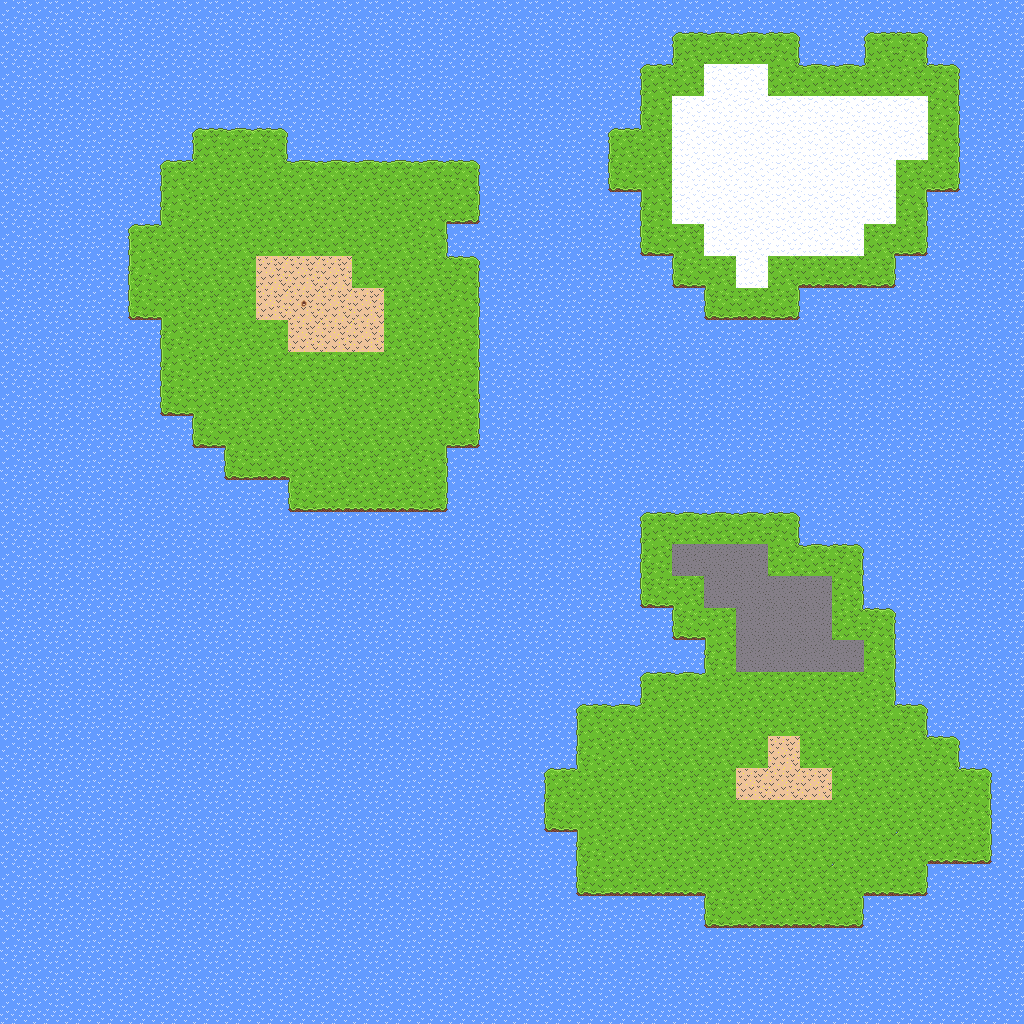

The image is a tile-based game level rendered from a .tmx file. Its description and complete source (layers, tilesets, objects, tile grids) follow:
An orthogonal 32x32 tile map with 32x32 px tiles, 2 tile layers (floor, detail) and 6 objects (3x npc, 2x read, home).

<map version="1.0" orientation="orthogonal" renderorder="right-down" width="32" height="32" tilewidth="32" tileheight="32">
 <tileset firstgid="1" name="tileset" tilewidth="32" tileheight="32">
  <image source="tileset.png" width="320" height="160" />
 </tileset>
 <layer name="floor" width="32" height="32">
  <data encoding="csv">
0,0,0,0,0,0,0,0,0,0,0,0,0,0,0,0,0,0,0,0,0,0,0,0,0,0,0,0,0,0,0,0,
0,0,0,0,0,0,0,0,0,0,0,0,0,0,0,0,0,0,0,0,0,10,10,10,10,0,0,10,10,0,0,0,
0,0,0,0,0,0,0,0,0,0,0,0,0,0,0,0,0,0,0,0,10,10,7,7,10,10,10,10,10,10,0,0,
0,0,0,0,0,0,0,0,0,0,0,0,0,0,0,0,0,0,0,0,10,7,7,7,7,7,7,7,7,10,0,0,
0,0,0,0,0,0,10,10,10,0,0,0,0,0,0,0,0,0,0,10,10,7,7,7,7,7,7,7,7,10,0,0,
0,0,0,0,0,10,10,2,10,10,10,10,10,10,10,0,0,0,0,10,10,7,7,7,7,7,7,7,10,10,0,0,
0,0,0,0,0,10,2,2,2,2,2,2,2,10,10,0,0,0,0,0,10,7,7,7,7,7,7,7,10,0,0,0,
0,0,0,0,10,10,2,2,2,2,2,2,2,10,0,0,0,0,0,0,10,10,7,7,7,7,7,10,10,0,0,0,
0,0,0,0,10,2,2,2,3,3,3,2,2,2,10,0,0,0,0,0,0,10,10,7,10,10,10,10,0,0,0,0,
0,0,0,0,10,10,2,2,3,35,3,3,2,2,10,0,0,0,0,0,0,0,10,10,10,0,0,0,0,0,0,0,
0,0,0,0,0,10,2,2,2,3,3,3,2,2,10,0,0,0,0,0,0,0,0,0,0,0,0,0,0,0,0,0,
0,0,0,0,0,10,2,2,2,2,2,2,2,2,10,0,0,0,0,0,0,0,0,0,0,0,0,0,0,0,0,0,
0,0,0,0,0,10,10,2,2,2,2,2,2,2,10,0,0,0,0,0,0,0,0,0,0,0,0,0,0,0,0,0,
0,0,0,0,0,0,10,10,2,2,2,2,2,2,10,0,0,0,0,0,0,0,0,0,0,0,0,0,0,0,0,0,
0,0,0,0,0,0,0,10,10,10,2,2,2,10,0,0,0,0,0,0,0,0,0,0,0,0,0,0,0,0,0,0,
0,0,0,0,0,0,0,0,0,10,10,10,10,10,0,0,0,0,0,0,0,0,0,0,0,0,0,0,0,0,0,0,
0,0,0,0,0,0,0,0,0,0,0,0,0,0,0,0,0,0,0,0,10,10,10,10,10,0,0,0,0,0,0,0,
0,0,0,0,0,0,0,0,0,0,0,0,0,0,0,0,0,0,0,0,10,6,6,6,10,10,10,0,0,0,0,0,
0,0,0,0,0,0,0,0,0,0,0,0,0,0,0,0,0,0,0,0,10,10,6,6,6,6,10,0,0,0,0,0,
0,0,0,0,0,0,0,0,0,0,0,0,0,0,0,0,0,0,0,0,0,10,10,6,6,6,10,10,0,0,0,0,
0,0,0,0,0,0,0,0,0,0,0,0,0,0,0,0,0,0,0,0,0,0,10,6,6,6,6,10,0,0,0,0,
0,0,0,0,0,0,0,0,0,0,0,0,0,0,0,0,0,0,0,0,10,10,10,2,2,2,2,10,0,0,0,0,
0,0,0,0,0,0,0,0,0,0,0,0,0,0,0,0,0,0,10,10,2,2,2,2,2,2,2,10,10,0,0,0,
0,0,0,0,0,0,0,0,0,0,0,0,0,0,0,0,0,0,10,2,2,2,2,2,3,2,2,2,10,10,0,0,
0,0,0,0,0,0,0,0,0,0,0,0,0,0,0,0,0,10,10,2,2,2,2,3,3,3,2,2,2,10,10,0,
0,0,0,0,0,0,0,0,0,0,0,0,0,0,0,0,0,10,10,2,2,2,2,2,2,2,2,2,2,2,10,0,
0,0,0,0,0,0,0,0,0,0,0,0,0,0,0,0,0,0,10,2,2,2,2,2,2,2,2,2,10,10,10,0,
0,0,0,0,0,0,0,0,0,0,0,0,0,0,0,0,0,0,10,10,10,10,10,2,2,2,10,10,10,0,0,0,
0,0,0,0,0,0,0,0,0,0,0,0,0,0,0,0,0,0,0,0,0,0,10,10,10,10,10,0,0,0,0,0,
0,0,0,0,0,0,0,0,0,0,0,0,0,0,0,0,0,0,0,0,0,0,0,0,0,0,0,0,0,0,0,0,
0,0,0,0,0,0,0,0,0,0,0,0,0,0,0,0,0,0,0,0,0,0,0,0,0,0,0,0,0,0,0,0,
0,0,0,0,0,0,0,0,0,0,0,0,0,0,0,0,0,0,0,0,0,0,0,0,0,0,0,0,0,0,0,0
</data>
 </layer>
 <layer name="detail" width="32" height="32">
  <data encoding="csv">
10,10,10,10,10,10,10,10,10,10,10,10,10,10,10,10,10,10,10,10,10,10,10,10,10,10,10,10,10,10,10,10,
10,10,10,10,10,10,10,10,10,10,10,10,10,10,10,10,10,10,10,10,10,21,22,22,23,10,10,21,23,10,10,10,
10,10,10,10,10,10,10,10,10,10,10,10,10,10,10,10,10,10,10,10,21,38,0,0,37,22,22,38,37,23,10,10,
10,10,10,10,10,10,10,10,10,10,10,10,10,10,10,10,10,10,10,10,31,0,0,0,0,0,0,0,0,33,10,10,
10,10,10,10,10,10,21,22,23,10,10,10,10,10,10,10,10,10,10,21,38,0,0,0,0,0,0,0,0,33,10,10,
10,10,10,10,10,21,38,0,37,22,22,22,22,22,23,10,10,10,10,41,28,0,0,0,0,0,0,0,27,43,10,10,
10,10,10,10,10,31,0,0,0,0,0,0,0,27,43,10,10,10,10,10,31,0,0,0,0,0,0,0,33,10,10,10,
10,10,10,10,21,38,0,0,0,0,0,0,0,33,10,10,10,10,10,10,41,28,0,0,0,0,0,27,43,10,10,10,
10,10,10,10,31,0,0,0,0,0,0,0,0,37,23,10,10,10,10,10,10,41,28,0,27,42,42,43,10,10,10,10,
10,10,10,10,41,28,0,0,0,0,0,0,0,0,33,10,10,10,10,10,10,10,41,42,43,10,10,10,10,10,10,10,
10,10,10,10,10,31,0,0,0,0,0,0,0,0,33,10,10,10,10,10,10,10,10,10,10,10,10,10,10,10,10,10,
10,10,10,10,10,31,0,0,0,0,0,0,0,0,33,10,10,10,10,10,10,10,10,10,10,10,10,10,10,10,10,10,
10,10,10,10,10,41,28,0,0,0,0,0,0,0,33,10,10,10,10,10,10,10,10,10,10,10,10,10,10,10,10,10,
10,10,10,10,10,10,41,28,0,0,0,0,0,27,43,10,10,10,10,10,10,10,10,10,10,10,10,10,10,10,10,10,
10,10,10,10,10,10,10,41,42,28,0,0,0,33,10,10,10,10,10,10,10,10,10,10,10,10,10,10,10,10,10,10,
10,10,10,10,10,10,10,10,10,41,42,42,42,43,10,10,10,10,10,10,10,10,10,10,10,10,10,10,10,10,10,10,
10,10,10,10,10,10,10,10,10,10,10,10,10,10,10,10,10,10,10,10,21,22,22,22,23,10,10,10,10,10,10,10,
10,10,10,10,10,10,10,10,10,10,10,10,10,10,10,10,10,10,10,10,31,0,0,0,37,22,23,10,10,10,10,10,
10,10,10,10,10,10,10,10,10,10,10,10,10,10,10,10,10,10,10,10,41,28,0,0,0,0,33,10,10,10,10,10,
10,10,10,10,10,10,10,10,10,10,10,10,10,10,10,10,10,10,10,10,10,41,28,0,0,0,37,23,10,10,10,10,
10,10,10,10,10,10,10,10,10,10,10,10,10,10,10,10,10,10,10,10,10,10,31,0,0,0,0,33,10,10,10,10,
10,10,10,10,10,10,10,10,10,10,10,10,10,10,10,10,10,10,10,10,21,22,38,0,0,0,0,33,10,10,10,10,
10,10,10,10,10,10,10,10,10,10,10,10,10,10,10,10,10,10,21,22,38,0,0,0,0,0,0,37,23,10,10,10,
10,10,10,10,10,10,10,10,10,10,10,10,10,10,10,10,10,10,31,0,0,0,0,0,0,0,0,0,37,23,10,10,
10,10,10,10,10,10,10,10,10,10,10,10,10,10,10,10,10,21,38,0,0,0,0,0,0,0,0,0,0,37,23,10,
10,10,10,10,10,10,10,10,10,10,10,10,10,10,10,10,10,41,28,0,0,0,0,0,0,0,0,0,0,0,33,10,
10,10,10,10,10,10,10,10,10,10,10,10,10,10,10,10,10,10,31,0,0,0,0,0,0,0,0,0,38,42,43,10,
10,10,10,10,10,10,10,10,10,10,10,10,10,10,10,10,10,10,41,42,42,42,28,0,0,0,38,42,43,10,10,10,
10,10,10,10,10,10,10,10,10,10,10,10,10,10,10,10,10,10,10,10,10,10,41,42,42,42,43,10,10,10,10,10,
10,10,10,10,10,10,10,10,10,10,10,10,10,10,10,10,10,10,10,10,10,10,10,10,10,10,10,10,10,10,10,10,
10,10,10,10,10,10,10,10,10,10,10,10,10,10,10,10,10,10,10,10,10,10,10,10,10,10,10,10,10,10,10,10,
10,10,10,10,10,10,10,10,10,10,10,10,10,10,10,10,10,10,10,10,10,10,10,10,10,10,10,10,10,10,10,10
</data>
 </layer>
 <objectgroup name="event">
  <object name="cottage" type="npc" gid="12" x="224" y="192" width="32" height="32" />
  <object name="sign" type="read" gid="16" x="352" y="288" width="32" height="32" />
  <object name="hamlet" type="npc" gid="13" x="416" y="480" width="32" height="32" />
  <object name="home" type="home" gid="11" x="832" y="768" width="32" height="32" />
  <object name="homesign" type="read" gid="16" x="768" y="768" width="32" height="32" />
  <object name="manor" type="npc" gid="15" x="832" y="160" />
 </objectgroup>
</map>